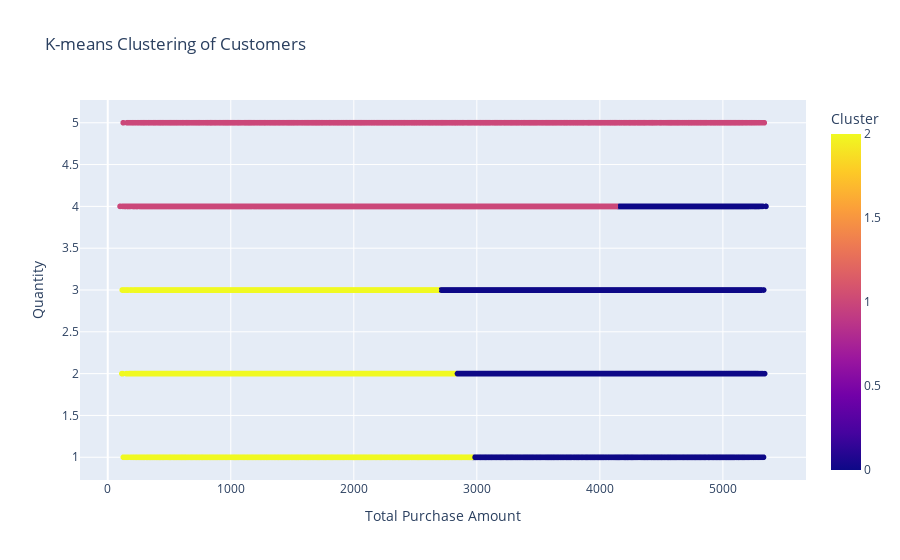

Source (notebook cell):
### Code cell
import pandas as pd
from sklearn.cluster import KMeans
from sklearn.preprocessing import StandardScaler
import plotly.express as px

data = pd.read_csv("customer_1.csv")
data.drop(["Customer ID", "Purchase Date", "Customer Name"], axis=1, inplace=True)
data.fillna(0, inplace=True)  
data = pd.get_dummies(data, columns=["Product Category", "Payment Method", "Gender"])

selected_features = ["Total Purchase Amount", "Quantity"]

scaler = StandardScaler()
scaled_data = scaler.fit_transform(data[selected_features])

kmeans = KMeans(n_clusters=3, random_state=42)  
kmeans.fit(scaled_data)
data['Cluster'] = kmeans.labels_

sampled_data = data.sample(frac=0.1, random_state=42)  

fig = px.scatter(
    sampled_data, 
    x="Total Purchase Amount", 
    y="Quantity", 
    color="Cluster", 
    title="K-means Clustering of Customers",
    labels={
        "Total Purchase Amount": "Total Purchase Amount",
        "Quantity": "Quantity",
        "Cluster": "Cluster"
    }
)

fig.show()

### Figure 1 — Plotly figure (JSON) as saved in the notebook; plotly's stock layout.template omitted (floating-point values rounded to 4 significant figures; data arrays with more than 128 entries replaced by an {"elided": "..."} marker saying what was removed)
{"data": [{"hovertemplate": "Total Purchase Amount=%{x}<br>Quantity=%{y}<br>Cluster=%{marker.color}<extra></extra>", "legendgroup": "", "marker": {"color": {"elided": "25000 int values"}, "coloraxis": "coloraxis", "symbol": "circle"}, "mode": "markers", "name": "", "showlegend": false, "type": "scattergl", "x": {"elided": "25000 int values"}, "xaxis": "x", "y": {"elided": "25000 int values"}, "yaxis": "y"}], "layout": {"coloraxis": {"colorbar": {"title": {"text": "Cluster"}}, "colorscale": [[0, "#0d0887"], [0.1111, "#46039f"], [0.2222, "#7201a8"], [0.3333, "#9c179e"], [0.4444, "#bd3786"], [0.5556, "#d8576b"], [0.6667, "#ed7953"], [0.7778, "#fb9f3a"], [0.8889, "#fdca26"], [1, "#f0f921"]]}, "legend": {"tracegroupgap": 0}, "title": {"text": "K-means Clustering of Customers"}, "xaxis": {"anchor": "y", "domain": [0, 1], "title": {"text": "Total Purchase Amount"}}, "yaxis": {"anchor": "x", "domain": [0, 1], "title": {"text": "Quantity"}}}}
